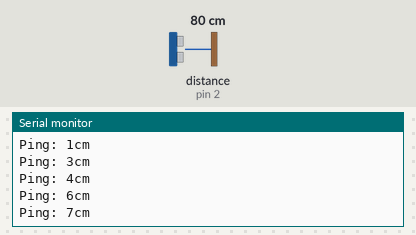
Simulated run of this sketch. Board: Arduino Uno, built with avr-gcc and run on an emulated ATmega328P. On the bench: the last lines printed to the serial monitor. Inputs (shaded band) come from the test bench; at power-on: distance to the obstacle (sensor on pin 2) 80 cm. The echo pulse lasts 58.3 µs per cm.

Above: at 1.2 s.
1.3 s: distance to the obstacle (sensor on pin 2) set to 2 cm
At 1.65 s:
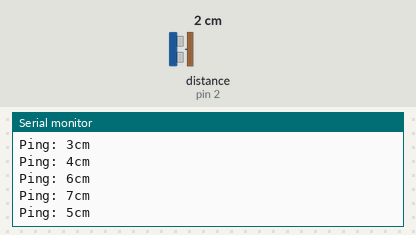
4.3 s: distance to the obstacle (sensor on pin 2) set to 9 cm
At 11.73 s:
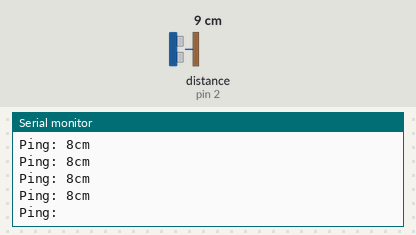
Timing chart, 0 to 11.8 s (numbered marks = the images above; inputs shaded):
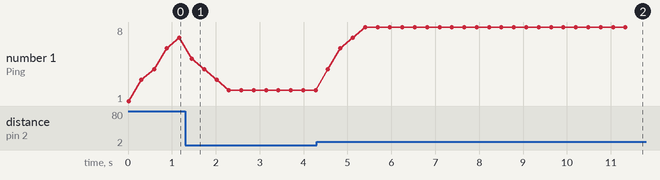

Measured:
- after the input at 1.3 s, the serial monitor: prints a new line after 0.15 s (image 1)
- after the input at 4.3 s, the serial monitor: prints a new line after 0.54 s (image 2)
- plotted number 1: 7 → 2 after the input at 1.3 s, 2 → 8 after the input at 4.3 s

The sketch:

sketch_jul10a.ino
```cpp
#include <NewPing.h>
#define TRIGGER_PIN  15
#define ECHO_PIN     2
#define MAX_DISTANCE 400
NewPing sonar(TRIGGER_PIN, ECHO_PIN, MAX_DISTANCE);
float tempval1;
float tempval2;
int finalval;
void setup() {
  Serial.begin(57600);
}
void loop() {
  delay(20);
  Serial.print("Ping: ");
  int iterations = 10;
  tempval1=((sonar.ping_median(iterations) / 2) * 0.0343);

  if(tempval1-tempval2>60 || tempval1-tempval2<-60) tempval2=(tempval1*0.02 )+ (tempval2*0.98);
  else tempval2=(tempval1*0.4 )+ (tempval2*0.6);

  finalval=tempval2;
  Serial.print(finalval);
  Serial.println("cm");
}
```
